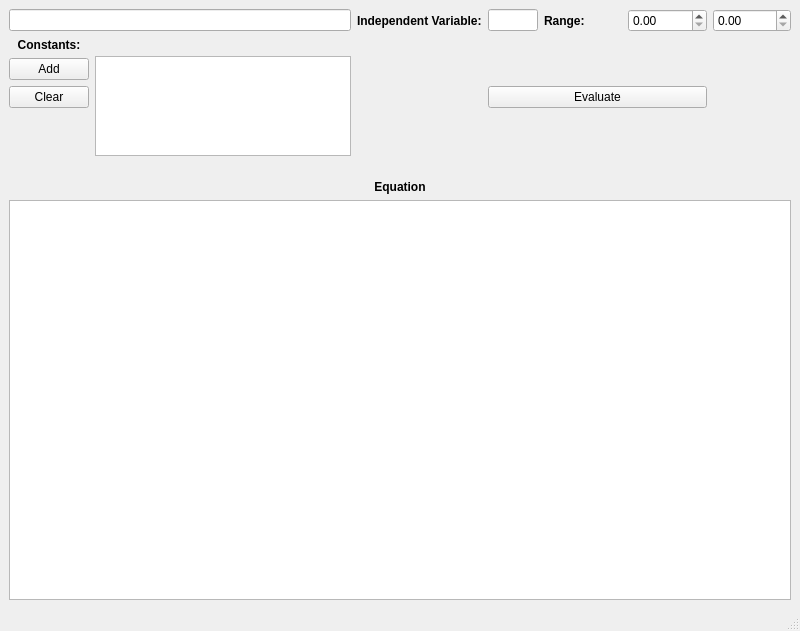
<ui version="4.0" >
 <class>MainWindow</class>
 <widget class="QMainWindow" name="MainWindow" >
  <property name="geometry" >
   <rect>
    <x>0</x>
    <y>0</y>
    <width>800</width>
    <height>631</height>
   </rect>
  </property>
  <property name="windowTitle" >
   <string>MainWindow</string>
  </property>
  <widget class="QWidget" name="centralwidget" >
   <property name="geometry" >
    <rect>
     <x>0</x>
     <y>26</y>
     <width>800</width>
     <height>582</height>
    </rect>
   </property>
   <layout class="QGridLayout" name="gridLayout" >
    <item row="0" column="0" colspan="2" >
     <widget class="QLineEdit" name="equationLineEdit" />
    </item>
    <item row="0" column="2" >
     <widget class="QLabel" name="label_3" >
      <property name="font" >
       <font>
        <weight>75</weight>
        <bold>true</bold>
       </font>
      </property>
      <property name="text" >
       <string>Independent Variable:</string>
      </property>
     </widget>
    </item>
    <item row="0" column="3" >
     <widget class="QLineEdit" name="independentVariableLineEdit" >
      <property name="maximumSize" >
       <size>
        <width>50</width>
        <height>16777215</height>
       </size>
      </property>
     </widget>
    </item>
    <item row="0" column="4" >
     <widget class="QLabel" name="label_2" >
      <property name="font" >
       <font>
        <weight>75</weight>
        <bold>true</bold>
       </font>
      </property>
      <property name="text" >
       <string>Range:</string>
      </property>
      <property name="textFormat" >
       <enum>Qt::PlainText</enum>
      </property>
     </widget>
    </item>
    <item row="0" column="5" >
     <widget class="QDoubleSpinBox" name="lowerDoubleSpinBox" />
    </item>
    <item row="0" column="6" >
     <widget class="QDoubleSpinBox" name="higherDoubleSpinBox" />
    </item>
    <item row="1" column="0" >
     <widget class="QLabel" name="label" >
      <property name="font" >
       <font>
        <weight>75</weight>
        <bold>true</bold>
       </font>
      </property>
      <property name="text" >
       <string>Constants:</string>
      </property>
      <property name="alignment" >
       <set>Qt::AlignCenter</set>
      </property>
     </widget>
    </item>
    <item rowspan="4" row="1" column="1" >
     <widget class="QTableView" name="constantsTableView" >
      <property name="sizePolicy" >
       <sizepolicy vsizetype="Fixed" hsizetype="Fixed" >
        <horstretch>0</horstretch>
        <verstretch>0</verstretch>
       </sizepolicy>
      </property>
      <property name="maximumSize" >
       <size>
        <width>256</width>
        <height>100</height>
       </size>
      </property>
      <property name="editTriggers" >
       <set>QAbstractItemView::DoubleClicked</set>
      </property>
      <property name="tabKeyNavigation" >
       <bool>true</bool>
      </property>
      <property name="showDropIndicator" stdset="0" >
       <bool>false</bool>
      </property>
      <property name="dragDropOverwriteMode" >
       <bool>false</bool>
      </property>
      <property name="selectionMode" >
       <enum>QAbstractItemView::NoSelection</enum>
      </property>
     </widget>
    </item>
    <item rowspan="4" row="1" column="2" >
     <spacer name="verticalSpacer" >
      <property name="orientation" >
       <enum>Qt::Vertical</enum>
      </property>
      <property name="sizeHint" stdset="0" >
       <size>
        <width>20</width>
        <height>97</height>
       </size>
      </property>
     </spacer>
    </item>
    <item rowspan="2" row="1" column="4" >
     <spacer name="verticalSpacer_3" >
      <property name="orientation" >
       <enum>Qt::Vertical</enum>
      </property>
      <property name="sizeHint" stdset="0" >
       <size>
        <width>72</width>
        <height>40</height>
       </size>
      </property>
     </spacer>
    </item>
    <item row="2" column="0" >
     <widget class="QPushButton" name="addConstantsModelPointPushButton" >
      <property name="text" >
       <string>Add</string>
      </property>
     </widget>
    </item>
    <item row="3" column="0" >
     <widget class="QPushButton" name="clearConstantsModelPushButton" >
      <property name="text" >
       <string>Clear</string>
      </property>
     </widget>
    </item>
    <item row="3" column="3" colspan="3" >
     <widget class="QPushButton" name="evaluatePushButton" >
      <property name="text" >
       <string>Evaluate</string>
      </property>
     </widget>
    </item>
    <item row="4" column="0" >
     <spacer name="verticalSpacer_2" >
      <property name="orientation" >
       <enum>Qt::Vertical</enum>
      </property>
      <property name="sizeHint" stdset="0" >
       <size>
        <width>20</width>
        <height>48</height>
       </size>
      </property>
     </spacer>
    </item>
    <item row="4" column="4" >
     <spacer name="verticalSpacer_4" >
      <property name="orientation" >
       <enum>Qt::Vertical</enum>
      </property>
      <property name="sizeHint" stdset="0" >
       <size>
        <width>72</width>
        <height>22</height>
       </size>
      </property>
     </spacer>
    </item>
    <item row="5" column="0" colspan="7" >
     <widget class="QLabel" name="equationLabel" >
      <property name="font" >
       <font>
        <weight>75</weight>
        <bold>true</bold>
       </font>
      </property>
      <property name="text" >
       <string>Equation</string>
      </property>
      <property name="alignment" >
       <set>Qt::AlignCenter</set>
      </property>
     </widget>
    </item>
    <item row="6" column="0" colspan="7" >
     <widget class="QTextBrowser" name="textBrowser" >
      <property name="sizePolicy" >
       <sizepolicy vsizetype="Expanding" hsizetype="Expanding" >
        <horstretch>0</horstretch>
        <verstretch>0</verstretch>
       </sizepolicy>
      </property>
      <property name="minimumSize" >
       <size>
        <width>0</width>
        <height>400</height>
       </size>
      </property>
     </widget>
    </item>
   </layout>
  </widget>
  <widget class="QMenuBar" name="menubar" >
   <property name="geometry" >
    <rect>
     <x>0</x>
     <y>0</y>
     <width>800</width>
     <height>26</height>
    </rect>
   </property>
  </widget>
  <widget class="QStatusBar" name="statusbar" >
   <property name="geometry" >
    <rect>
     <x>0</x>
     <y>608</y>
     <width>800</width>
     <height>23</height>
    </rect>
   </property>
  </widget>
 </widget>
 <resources/>
 <connections/>
</ui>
